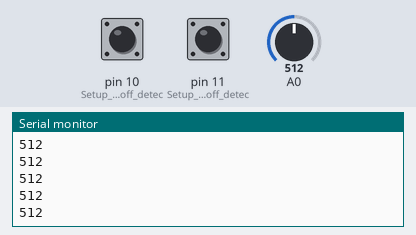
The sketch below on a simulated Arduino Mega 2560, built with avr-gcc and run on an emulated ATmega2560. Shown: the last lines printed to the serial monitor. The inputs (shaded band) are chosen by the test bench; at power-on: pin 10 (Setup_for_leads_off_detec) LOW, A0 = 512, pin 11 (Setup_for_leads_off_detec) LOW.

Above: at 1.2 s.
1.3 s: pin 10 (Setup_for_leads_off_detec) pulled HIGH for 0.15 s
2.9 s: A0 set to 716
At 3.6 s:
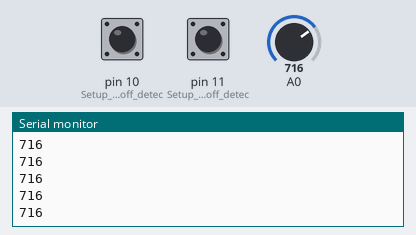
4.4 s: A0 set to 900
At 5.4 s:
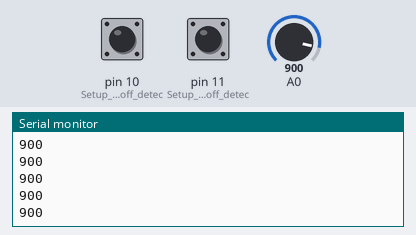
5.9 s: pin 10 (Setup_for_leads_off_detec) pulled HIGH for 1 s
Timing chart, 0 to 8.9 s (numbered marks = the images above; inputs shaded):
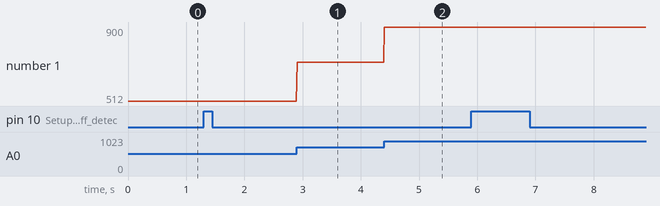

Measured:
- after the input at 2.9 s, the serial monitor: prints a new line at once (image 1)
- after the input at 4.4 s, the serial monitor: prints a new line at once (image 2)
- plotted number 1: 512 → 716 after the input at 2.9 s, 716 → 900 after the input at 4.4 s

The sketch:

ECG-arduino.ino
```cpp
// (licence header left out)
void setup() {
  // initialize the serial communication:
  Serial.begin(9600);
  Serial1.begin(9600);
  pinMode(10, INPUT); // Setup for leads off detection LO +
  pinMode(11, INPUT); // Setup for leads off detection LO -

}

void loop() {

  if((digitalRead(10) == 1)||(digitalRead(11) == 1)){
    Serial.println('!');
  }
  else{
    int val = analogRead(A0);
    // send the value of analog input 0:
      Serial.println(val);
      Serial1.println(val);
  }
  //Wait for a bit to keep serial data from saturating
  delay(10);
}
```
